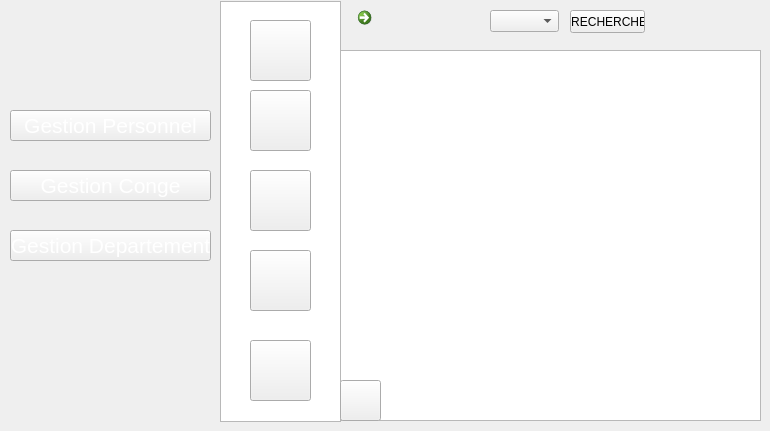
   <widget class="QWidget" name="page_17">
    <widget class="QPushButton" name="pushButton_111">
     <property name="geometry">
      <rect>
       <x>250</x>
       <y>250</y>
       <width>61</width>
       <height>61</height>
      </rect>
     </property>
     <property name="styleSheet">
      <string notr="true">image: url(:/new/prefix1/img/icon-supp2 (1).png);</string>
     </property>
     <property name="text">
      <string/>
     </property>
    </widget>
    <widget class="QPushButton" name="pushButton_112">
     <property name="geometry">
      <rect>
       <x>10</x>
       <y>170</y>
       <width>201</width>
       <height>31</height>
      </rect>
     </property>
     <property name="font">
      <font>
       <pointsize>16</pointsize>
       <weight>50</weight>
       <bold>false</bold>
      </font>
     </property>
     <property name="styleSheet">
      <string notr="true">color: rgb(255, 255, 255);

background-image: url(:/new/prefix1/img/selected2.png);</string>
     </property>
     <property name="text">
      <string>Gestion Conge</string>
     </property>
    </widget>
    <widget class="QPushButton" name="pushButton_113">
     <property name="geometry">
      <rect>
       <x>250</x>
       <y>90</y>
       <width>61</width>
       <height>61</height>
      </rect>
     </property>
     <property name="styleSheet">
      <string notr="true">image: url(:/new/prefix1/img/icon-modif2 (1).png);</string>
     </property>
     <property name="text">
      <string/>
     </property>
    </widget>
    <widget class="QPushButton" name="pushButton_114">
     <property name="geometry">
      <rect>
       <x>250</x>
       <y>20</y>
       <width>61</width>
       <height>61</height>
      </rect>
     </property>
     <property name="styleSheet">
      <string notr="true">image: url(:/new/prefix1/img/icon-ajout2.png);
background-image: url(:/new/prefix1/img/bg.png);</string>
     </property>
     <property name="text">
      <string/>
     </property>
    </widget>
    <widget class="QListView" name="listView_13">
     <property name="geometry">
      <rect>
       <x>220</x>
       <y>1</y>
       <width>121</width>
       <height>421</height>
      </rect>
     </property>
     <property name="styleSheet">
      <string notr="true">background-image: url(:/new/prefix1/img/selected.png);</string>
     </property>
    </widget>
    <widget class="QPushButton" name="pushButton_115">
     <property name="geometry">
      <rect>
       <x>250</x>
       <y>340</y>
       <width>61</width>
       <height>61</height>
      </rect>
     </property>
     <property name="styleSheet">
      <string notr="true">image: url(:/new/prefix1/img/8774.png);</string>
     </property>
     <property name="text">
      <string/>
     </property>
    </widget>
    <widget class="QPushButton" name="pushButton_116">
     <property name="geometry">
      <rect>
       <x>10</x>
       <y>110</y>
       <width>201</width>
       <height>31</height>
      </rect>
     </property>
     <property name="font">
      <font>
       <pointsize>16</pointsize>
       <weight>50</weight>
       <bold>false</bold>
      </font>
     </property>
     <property name="styleSheet">
      <string notr="true">color: rgb(255, 255, 255);</string>
     </property>
     <property name="text">
      <string>Gestion Personnel</string>
     </property>
    </widget>
    <widget class="QPushButton" name="pushButton_117">
     <property name="geometry">
      <rect>
       <x>250</x>
       <y>170</y>
       <width>61</width>
       <height>61</height>
      </rect>
     </property>
     <property name="styleSheet">
      <string notr="true">image: url(:/new/prefix1/img/icon-afficher2.png);</string>
     </property>
     <property name="text">
      <string/>
     </property>
    </widget>
    <widget class="QTableView" name="tableViewconge">
     <property name="geometry">
      <rect>
       <x>340</x>
       <y>50</y>
       <width>421</width>
       <height>371</height>
      </rect>
     </property>
     <property name="styleSheet">
      <string notr="true">background-image: url(:/new/prefix1/img/back.png);</string>
     </property>
    </widget>
    <widget class="QPushButton" name="pushButton_44">
     <property name="geometry">
      <rect>
       <x>340</x>
       <y>380</y>
       <width>41</width>
       <height>41</height>
      </rect>
     </property>
     <property name="styleSheet">
      <string notr="true">
image: url(:/new/prefix1/img/icon-class.png);</string>
     </property>
     <property name="text">
      <string/>
     </property>
    </widget>
    <widget class="QPushButton" name="pushButton_132">
     <property name="geometry">
      <rect>
       <x>10</x>
       <y>230</y>
       <width>201</width>
       <height>31</height>
      </rect>
     </property>
     <property name="font">
      <font>
       <pointsize>16</pointsize>
       <weight>50</weight>
       <bold>false</bold>
      </font>
     </property>
     <property name="styleSheet">
      <string notr="true">color: rgb(255, 255, 255);</string>
     </property>
     <property name="text">
      <string>Gestion Departement</string>
     </property>
    </widget>
    <widget class="QComboBox" name="chercher_c">
     <property name="geometry">
      <rect>
       <x>490</x>
       <y>10</y>
       <width>69</width>
       <height>22</height>
      </rect>
     </property>
    </widget>
    <widget class="QPushButton" name="chercherconge">
     <property name="geometry">
      <rect>
       <x>570</x>
       <y>10</y>
       <width>75</width>
       <height>23</height>
      </rect>
     </property>
     <property name="text">
      <string> RECHERCHE</string>
     </property>
    </widget>
    <widget class="QCommandLinkButton" name="refresh2">
     <property name="geometry">
      <rect>
       <x>350</x>
       <y>0</y>
       <width>41</width>
       <height>41</height>
      </rect>
     </property>
     <property name="text">
      <string/>
     </property>
    </widget>
    <zorder>listView_13</zorder>
    <zorder>pushButton_111</zorder>
    <zorder>pushButton_112</zorder>
    <zorder>pushButton_113</zorder>
    <zorder>pushButton_114</zorder>
    <zorder>pushButton_115</zorder>
    <zorder>pushButton_116</zorder>
    <zorder>pushButton_117</zorder>
    <zorder>tableViewconge</zorder>
    <zorder>pushButton_44</zorder>
    <zorder>pushButton_132</zorder>
    <zorder>chercher_c</zorder>
    <zorder>chercherconge</zorder>
    <zorder>refresh2</zorder>
   </widget>
